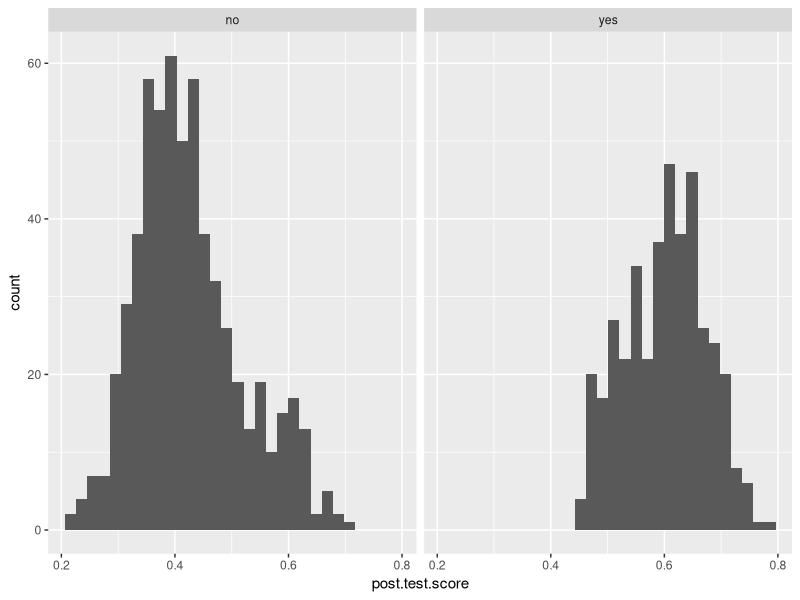
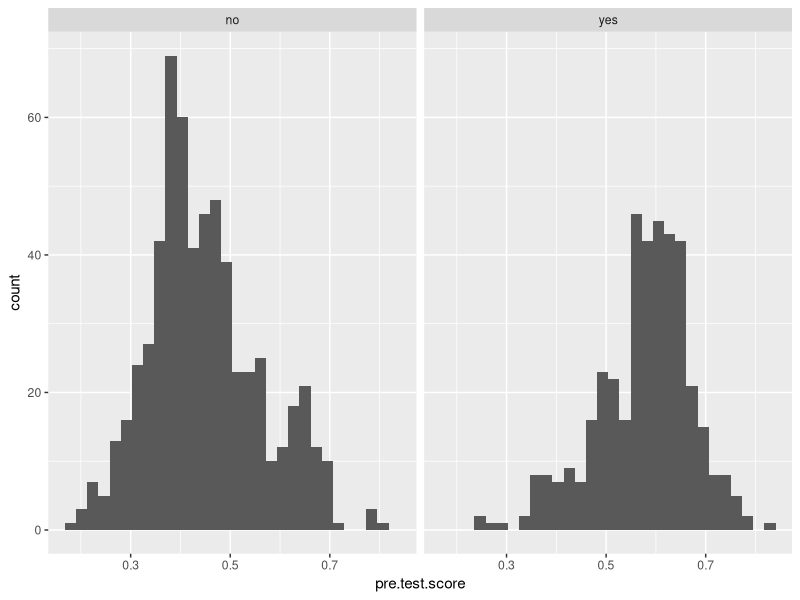
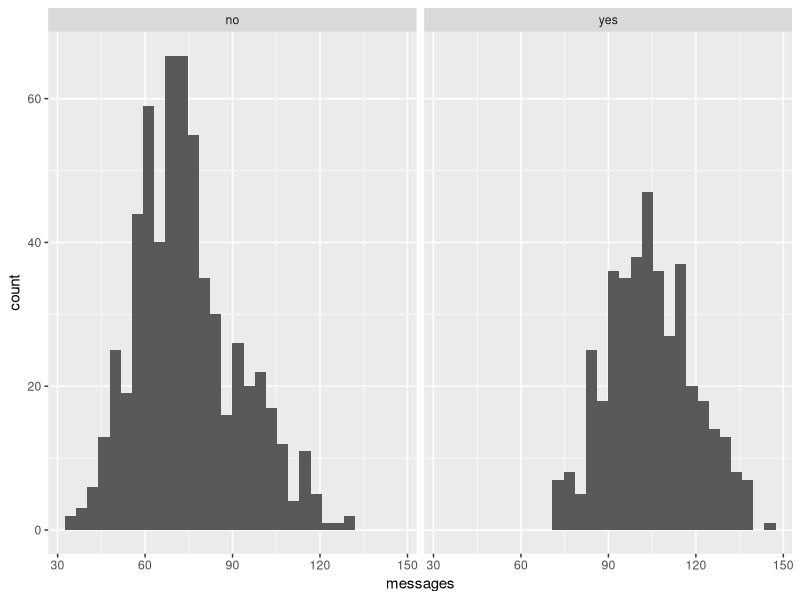
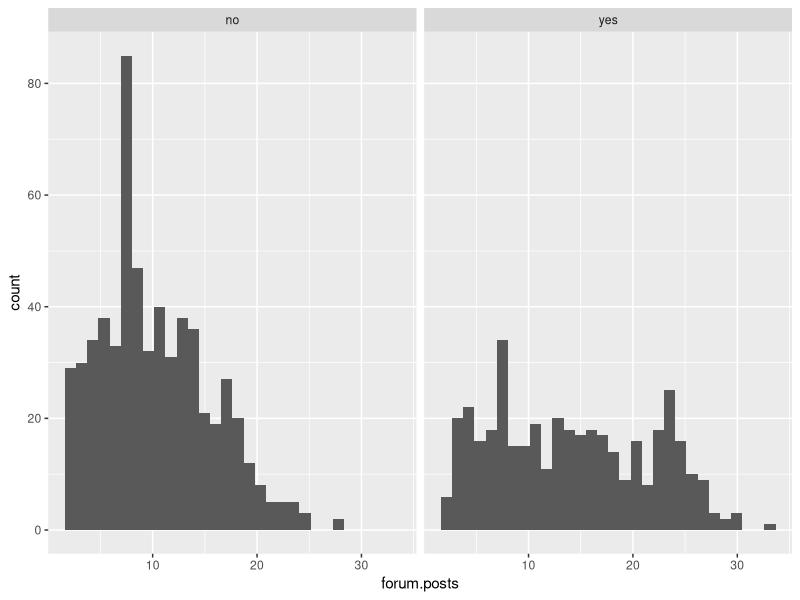
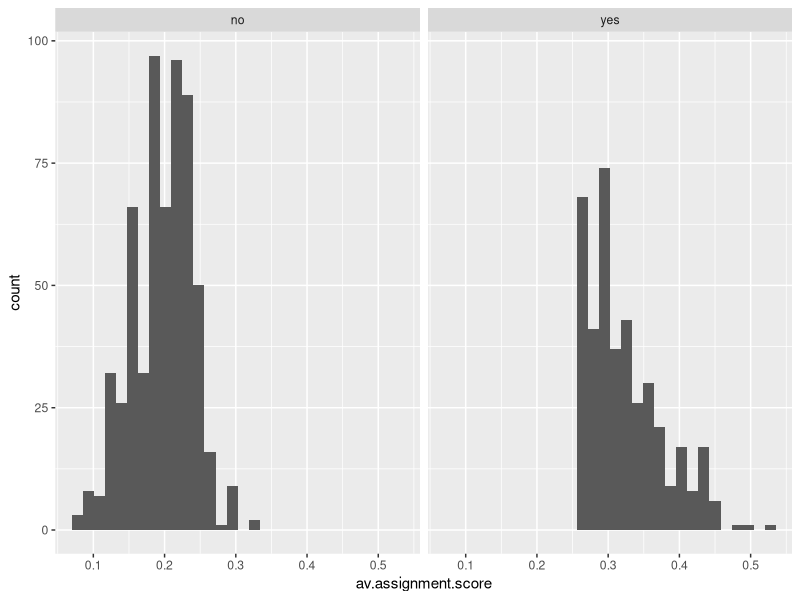
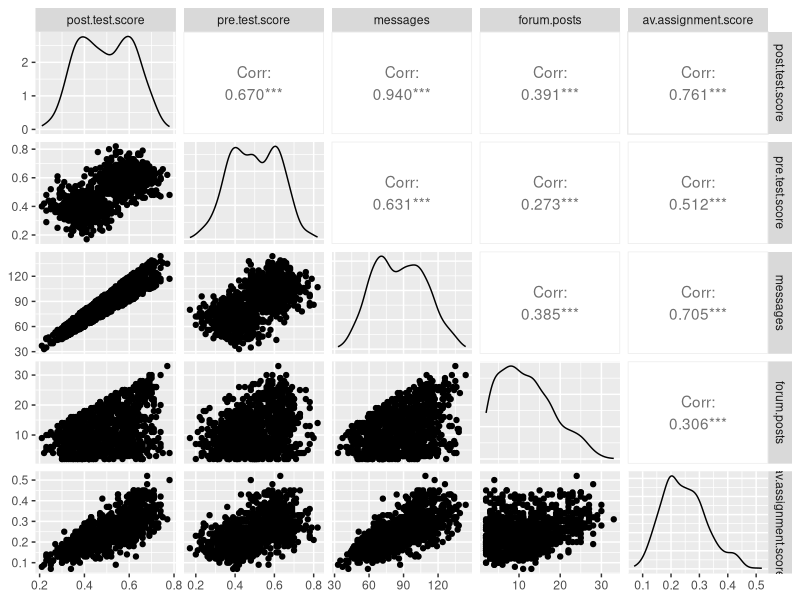
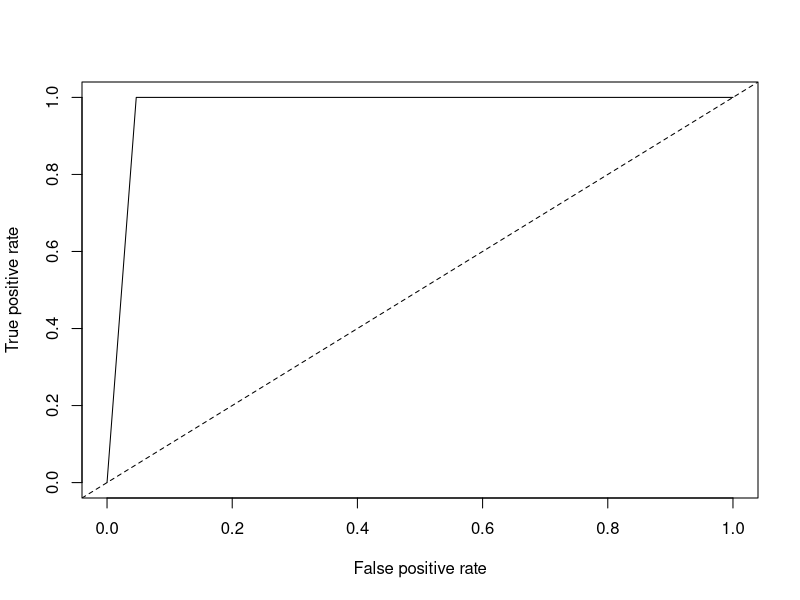
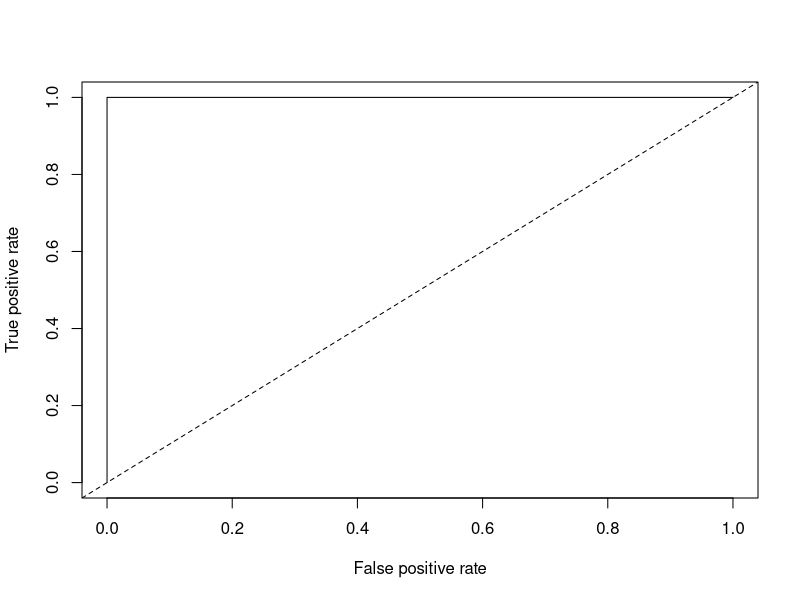

Write R code to recreate these figures, in order.
## ---- chunk 1
data <- read.csv('online.data.csv')
## ---- chunk 2
#Start by creating histograms of the distributions for all variables (#HINT: look up "facet" in the ggplot documentation)
library(ggplot2)
library(GGally)
ggplot(data, aes(x=post.test.score)) + geom_histogram() + facet_wrap(~level.up)
ggplot(data, aes(x=pre.test.score)) + geom_histogram() + facet_wrap(~level.up)
ggplot(data, aes(x=messages)) + geom_histogram() + facet_wrap(~level.up)
ggplot(data, aes(x=forum.posts)) + geom_histogram() + facet_wrap(~level.up)
ggplot(data, aes(x=av.assignment.score)) + geom_histogram() + facet_wrap(~level.up)

#Then visualize the relationships between variables
ggpairs(data[2:6])
#Try to capture an intution about the data and the relationships

## ---- chunk 3
#Create a classification tree that predicts whether a student "levels up" in the online course using three variables of your choice (As we did last time, set all controls to their minimums)
library(rpart)
rp <- rpart(level.up ~ pre.test.score+forum.posts+av.assignment.score, data=data, method='class')

#Plot and generate a CP table for your tree 
printcp(rp)
post(rp, file = "tree.ps", title = "online_data")
#Generate a probability value that represents the probability that a student levels up based your classification tree 
D1 <- data.frame(level.up = data$level.up)
D1$pred <- predict(rp, type = "prob")[,2]#Last class we used type = "class" which predicted the classification for us, this time we are using type = "prob" to see the probability that our classififcation is based on.
## ---- chunk 4
library(ROCR)

#Plot the curve
pred.detail <- prediction(D1$pred, D1$level.up) 
plot(performance(pred.detail, "tpr", "fpr"))
abline(0, 1, lty = 2)

#Calculate the Area Under the Curve
unlist(slot(performance(pred.detail,"auc"), "y.values"))#Unlist liberates the AUC value from the "performance" object created by ROCR

#Now repeat this process, but using the variables you did not use for the previous model and compare the plots & results of your two models. Which one do you think was the better model? Why?
rp1 <- rpart(level.up~., method = 'class', data=data)
printcp(rp1)
D2 <- data.frame(level.up = data$level.up)
D2$pred <- predict(rp1, type = "prob")[,2]
pred.detail1 <- prediction(D2$pred, D2$level.up)
plot(performance(pred.detail1, "tpr", "fpr"))
abline(0, 1, lty = 2)
unlist(slot(performance(pred.detail1,"auc"), "y.values"))
## ---- chunk 5
#Look at the ROC plot for your first model. Based on this plot choose a probability threshold that balances capturing the most correct predictions against false positives. Then generate a new variable in your data set that classifies each student according to your chosen threshold.

threshold <- 0.9345794
threshold.pred1 <- rep('no', nrow(D1))
threshold.pred1[which(D1$pred>=threshold)] <- 'yes'

#First generate the table of comparisons
D1$threshold.pred1 <- threshold.pred1
table1 <- table(D1$level.up, D1$threshold.pred1)

#Convert to matrix
matrix1 <- as.matrix(table1)

#Now generate three diagnostics:
table1
D1$accuracy.model1 <- (572+400)/nrow(D1)

D1$precision.model1 <- 572/(572+28)

D1$recall.model1 <- 572/(572+0)

#Finally, calculate Kappa for your model according to:

#Calculate kappa
kappa(matrix1, exact = TRUE)/kappa(matrix1)

#Now choose a different threshold value and repeat these diagnostics. What conclusions can you draw about your two thresholds?
threshold.new <- 0.0
threshold.pred2 <- rep('no', nrow(D1))
threshold.pred2[which(D1$pred>=threshold.new)] <- 'yes'
D1$threshold.pred2 <- threshold.pred2
table2 <- table(D1$level.up, D1$threshold.pred2)
matrix2 <- as.matrix(table2)
table2
D1$accuracy.model2 <- 600/nrow(D1)
D1$precision.model2 <- 600/(600+0)
D1$recall.model2 <- 600/(600+400)

kappa(matrix2, exact = TRUE)/kappa(matrix2)
